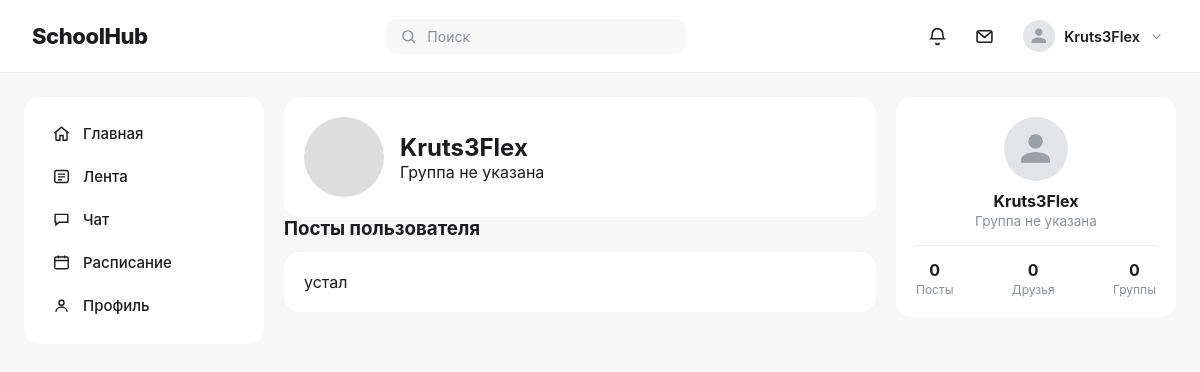
Screenshot of /profile/ (signed in) with the database file from the repository.
### users/models.py (models this page shows, shortened)
class Profile(models.Model):
    user = models.OneToOneField(User, on_delete=models.CASCADE)
    display_name = models.CharField(max_length=100, blank=True)
    group_name = models.CharField(max_length=50, blank=True)
    avatar = models.ImageField(upload_to='avatars/', blank=True, null=True)
    is_verified = models.BooleanField(default=False)

### posts/models.py (models this page shows, shortened)
class Post(models.Model):
    author = models.ForeignKey(User, on_delete=models.CASCADE)
    content = models.TextField()
    created_at = models.DateTimeField(auto_now_add=True)
    class Meta:
        ordering = ['-created_at']

### users/views.py (the view)
# urls.py: path('profile/', views.profile, name='profile'),
@login_required
def profile(request):
    profile_obj, created = Profile.objects.get_or_create(user=request.user)
    user_posts = Post.objects.filter(author=request.user)
    return render(request, 'users/profile.html', {
        'profile': profile_obj,
        'user_posts': user_posts,
    })

### users/templates/users/profile.html (shortened to what this page needs)
{% extends "base.html" %}
{% block content %}
    <div class="card" style="display:flex; align-items:center; gap:16px;">
        {% if profile.avatar %}
            <img src="{{ profile.avatar.url }}" style="width:80px; height:80px; border-radius:50%; object-fit:cover;">
        {% else %}
            <div style="width:80px; height:80px; border-radius:50%; background:#ddd;"></div>
        {% endif %}
        <div>
            <h2>
                {{ profile.display_name|default:user.username }}
            </h2>
            <p>{{ profile.group_name|default:"Группа не указана" }}</p>
        </div>
    </div>
    <h3 style="margin-bottom: 12px;">Посты пользователя</h3>
    {% for post in user_posts %}
    <div class="card">
        <div>{{ post.content }}</div>
    </div>
    {% empty %}
    <div class="card">Пока нет постов.</div>
    {% endfor %}
{% endblock %}

### templates/base.html (shortened to what this page needs)
<!DOCTYPE html>
<html lang="ru">
<head>
</head>
<body>
<div class="topbar">
    <h1>SchoolHub</h1>
    <div class="search-box">
        <svg viewBox="0 0 24 24" fill="none" stroke="currentColor" stroke-width="2"><circle cx="11" cy="11" r="7"/><path d="M21 21l-4.3-4.3"/></svg>
        Поиск
    </div>
    {% if user.is_authenticated %}
    <div class="topbar-right">
        <button class="icon-btn" aria-label="Уведомления">
            <svg viewBox="0 0 24 24" fill="none" stroke="currentColor" stroke-width="1.8"><path d="M6 9a6 6 0 0 1 12 0c0 4 1.5 5.5 1.5 5.5H4.5S6 13 6 9z"/><path d="M10 19a2 2 0 0 0 4 0"/></svg>
        </button>
        <button class="icon-btn" aria-label="Сообщения">
            <svg viewBox="0 0 24 24" fill="none" stroke="currentColor" stroke-width="1.8"><rect x="3.5" y="5.5" width="17" height="13" rx="2"/><path d="M4 6.5l8 6.5 8-6.5"/></svg>
        </button>
        <div class="user-menu" tabindex="0">
            <div class="user-chip">
                <div class="avatar avatar-small">
                    {% if user.profile.avatar %}
                        <img src="{{ user.profile.avatar.url }}" alt="{{ user.username }}">
                    {% else %}
                        <svg viewBox="0 0 24 24" fill="currentColor"><path d="M12 12c2.7 0 4.9-2.2 4.9-4.9S14.7 2.2 12 2.2 7.1 4.4 7.1 7.1 9.3 12 12 12zm0 2.4c-3.3 0-9.8 1.6-9.8 4.9v2.4h19.6v-2.4c0-3.3-6.5-4.9-9.8-4.9z"/></svg>
                    {% endif %}
                </div>
                <span class="user-chip-name">{{ user.username }}</span>
                <svg class="chevron" viewBox="0 0 24 24" fill="none" stroke="currentColor" stroke-width="2"><path d="M6 9l6 6 6-6"/></svg>
            </div>
        </div>
    </div>
    {% endif %}
</div>
<div class="layout">
    {% if user.is_authenticated %}
    <div class="sidebar">
        <a href="/" class="{% block nav_home %}{% endblock %}">
            <svg viewBox="0 0 24 24" fill="none" stroke="currentColor" stroke-width="1.8"><path d="M3 11.5 12 4l9 7.5"/><path d="M5 10v9.5a1 1 0 0 0 1 1h4v-6h4v6h4a1 1 0 0 0 1-1V10"/></svg>
            Главная
        </a>
        <a href="/feed/" class="{% block nav_feed %}{% endblock %}">
            <svg viewBox="0 0 24 24" fill="none" stroke="currentColor" stroke-width="1.8"><rect x="3.5" y="4.5" width="17" height="15" rx="2"/><path d="M7.5 9h9M7.5 12.5h9M7.5 16h5"/></svg>
            Лента
        </a>
        <a href="#" class="{% block nav_chat %}{% endblock %}">
            <svg viewBox="0 0 24 24" fill="none" stroke="currentColor" stroke-width="1.8"><path d="M4 5.5h16v10H9l-4 3.5v-3.5H4z"/></svg>
            Чат
        </a>
        <a href="/schedule/" class="{% block nav_schedule %}{% endblock %}">
            <svg viewBox="0 0 24 24" fill="none" stroke="currentColor" stroke-width="1.8"><rect x="3.5" y="5" width="17" height="15" rx="2"/><path d="M3.5 9.5h17M8 3v3.5M16 3v3.5"/></svg>
            Расписание
        </a>
        <a href="/profile/" class="{% block nav_profile %}{% endblock %}">
            <svg viewBox="0 0 24 24" fill="none" stroke="currentColor" stroke-width="1.8"><circle cx="12" cy="8.5" r="3.2"/><path d="M5 20c0-3.5 3-6 7-6s7 2.5 7 6"/></svg>
            Профиль
        </a>
    </div>
    {% endif %}
    <div class="main">
        {% block content %}
        {% endblock %}
    </div>
    {% if user.is_authenticated %}
    <div class="rightbar">
        <div class="card profile-card">
            {% if user.profile.avatar %}
                <img src="{{ user.profile.avatar.url }}" class="avatar avatar-large">
            {% else %}
                <div class="avatar avatar-large">
                    <svg viewBox="0 0 24 24" fill="currentColor"><path d="M12 12c2.7 0 4.9-2.2 4.9-4.9S14.7 2.2 12 2.2 7.1 4.4 7.1 7.1 9.3 12 12 12zm0 2.4c-3.3 0-9.8 1.6-9.8 4.9v2.4h19.6v-2.4c0-3.3-6.5-4.9-9.8-4.9z"/></svg>
                </div>
            {% endif %}
            <h3>{{ user.profile.display_name|default:user.username }}</h3>
            <p>{{ user.profile.group_name|default:"Группа не указана" }}</p>
            {% block profile_stats %}
            <div class="profile-stats">
                <div>
                    <div class="profile-stat-value">{{ stats.posts_count|default:0 }}</div>
                    <div class="profile-stat-label">Посты</div>
                </div>
                <div>
                    <div class="profile-stat-value">{{ stats.friends_count|default:0 }}</div>
                    <div class="profile-stat-label">Друзья</div>
                </div>
                <div>
                    <div class="profile-stat-value">{{ stats.groups_count|default:0 }}</div>
                    <div class="profile-stat-label">Группы</div>
                </div>
            </div>
            {% endblock %}
        </div>
    </div>
    {% endif %}
</div>
</body>
</html>

### templates/base.html (style rules this page uses)
:root { --bg: #f7f7f8; --panel: #ffffff; --text: #1c1c1f; --muted: #8b8f98; --border: #eceef1; --accent: #6b7480; --accent-hover: #565f6a; --sidebar-active-bg: #f1f2f4; --online-dot: #3fb950; }
* { box-sizing: border-box; margin: 0; padding: 0; }
body { font-family: -apple-system, BlinkMacSystemFont, 'Segoe UI', Arial, sans-serif; background: var(--bg); color: var(--text); }
a { color: inherit; }
.topbar { background: var(--panel); padding: 16px 32px; display: flex; justify-content: space-between; align-items: center; border-bottom: 1px solid var(--border); position: sticky; top: 0; z-index: 10; }
.topbar h1 { font-size: 22px; font-weight: 800; letter-spacing: -0.02em; }
.topbar-right { display: flex; align-items: center; gap: 22px; }
.search-box { background: var(--bg); border-radius: 10px; padding: 9px 14px; color: var(--muted); width: 300px; display: flex; align-items: center; gap: 10px; font-size: 14px; }
.search-box svg { width: 17px; height: 17px; flex-shrink: 0; }
.icon-btn { background: none; border: none; cursor: pointer; color: var(--text); display: flex; align-items: center; justify-content: center; padding: 2px; }
.icon-btn svg { width: 21px; height: 21px; }
.user-menu { position: relative; }
.user-chip { display: flex; align-items: center; gap: 9px; cursor: pointer; padding: 4px; border-radius: 10px; }
.user-chip-name { font-size: 14.5px; font-weight: 600; }
.user-chip svg.chevron { width: 15px; height: 15px; color: var(--muted); }
.layout { display: grid; grid-template-columns: 240px 1fr 280px; max-width: 1280px; margin: 24px auto; gap: 20px; align-items: start; padding: 0 24px; }
.sidebar { background: var(--panel); border-radius: 16px; padding: 16px; position: sticky; top: 92px; }
.sidebar a { display: flex; align-items: center; gap: 12px; padding: 11px 12px; border-radius: 10px; color: var(--text); text-decoration: none; margin-bottom: 2px; font-size: 15px; font-weight: 500; transition: background 0.15s ease; }
.sidebar a svg { width: 19px; height: 19px; flex-shrink: 0; }
.main { min-width: 0; }
.rightbar { display: flex; flex-direction: column; gap: 16px; position: sticky; top: 92px; }
.card { background: var(--panel); border-radius: 16px; padding: 20px; }
.profile-card { text-align: center; }
.profile-card h3 { margin-top: 10px; font-size: 16px; }
.profile-card p { color: var(--muted); font-size: 13.5px; margin-top: 2px; }
.profile-stats { display: flex; justify-content: space-between; text-align: center; border-top: 1px solid var(--border); margin-top: 16px; padding-top: 14px; }
.profile-stat-value { font-weight: 700; font-size: 16px; }
.profile-stat-label { color: var(--muted); font-size: 12px; margin-top: 2px; }
.avatar { border-radius: 50%; background: #e2e4e8; display: flex; align-items: center; justify-content: center; color: #9aa0a8; flex-shrink: 0; overflow: hidden; }
.avatar svg { width: 55%; height: 55%; }
.avatar-small { width: 32px; height: 32px; }
.avatar-large { width: 64px; height: 64px; margin: 0 auto; }

### rows the page displays
Profile: display_name "Kruts3Flex", group_name "Группа не указана"
Post: content "устал"

### other values shown
{{ user.username }} "Kruts3Flex"
{{ user.profile.display_name|default:user.username }} "Kruts3Flex"
{{ user.profile.group_name|default:"Группа не указана" }} "Группа не указана"
{{ stats.posts_count|default:0 }} "0"
{{ stats.friends_count|default:0 }} "0"
{{ stats.groups_count|default:0 }} "0"
